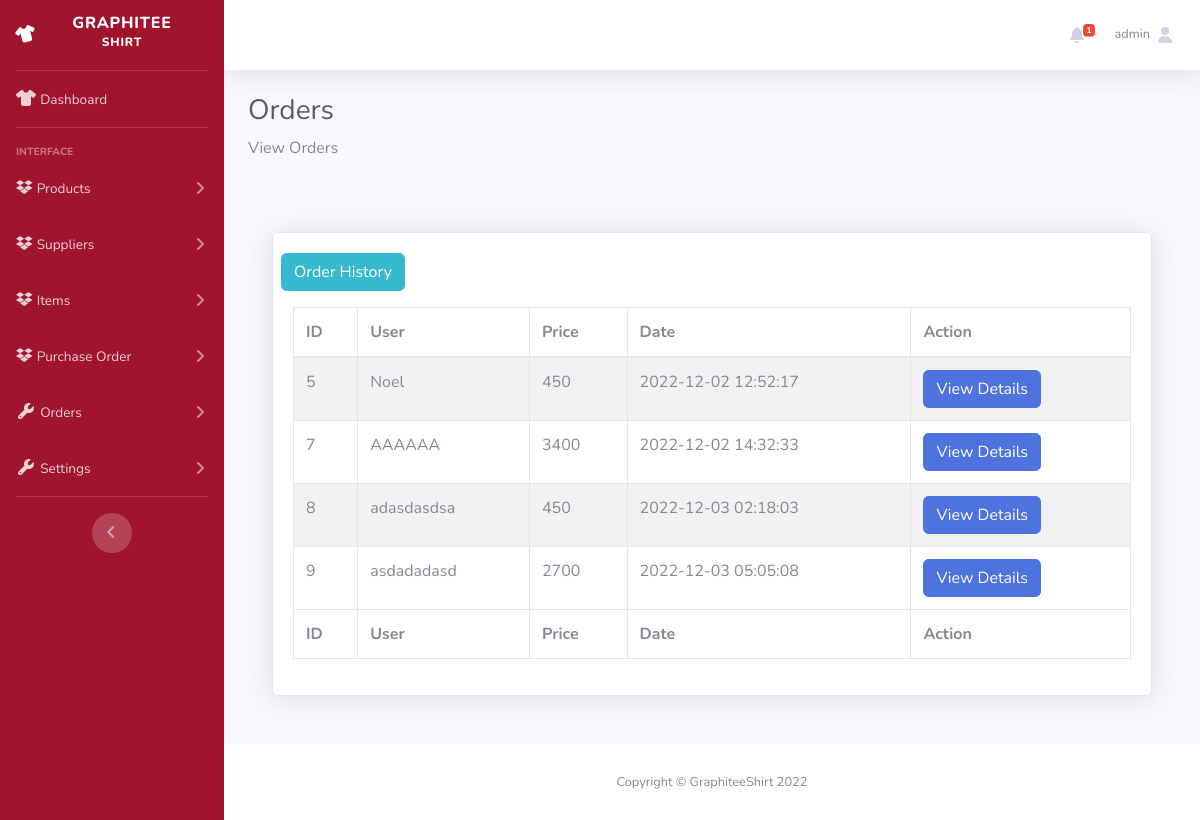
Page /orders.php (signed in) on the earlier database version.
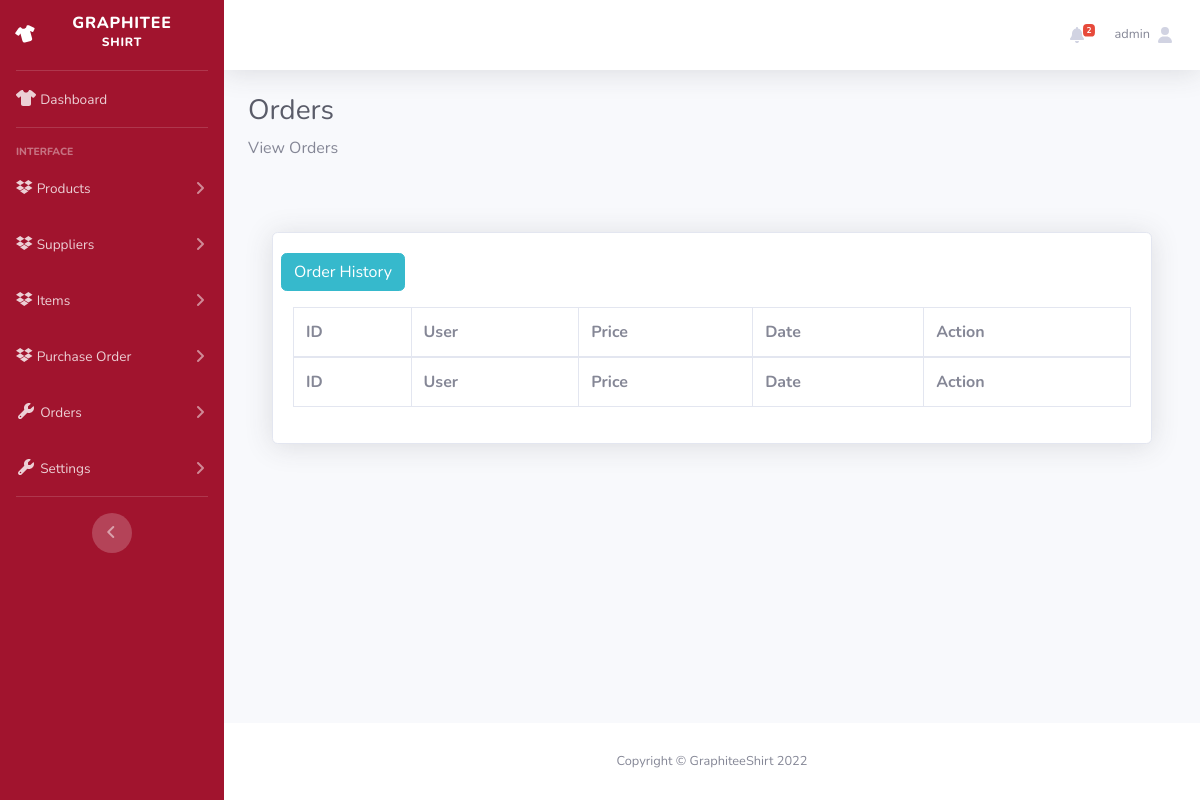
Same page on the later database version.
### tables this page shows
CREATE TABLE `orders` (
  `id` int(11) NOT NULL,
  `tracking_id` varchar(255) NOT NULL,
  `user_id` int(255) NOT NULL,
  `name` varchar(255) NOT NULL,
  `email` varchar(255) NOT NULL,
  `phone` varchar(255) NOT NULL,
  `address` mediumtext NOT NULL,
  `pincode` int(255) NOT NULL,
  `total_price` int(255) NOT NULL,
  `payment_mode` varchar(255) NOT NULL,
  `payment_id` varchar(255) DEFAULT NULL,
  `status` tinyint(4) NOT NULL DEFAULT 0,
  `comments` varchar(255) DEFAULT NULL,
  `proof_of_payment` varchar(250) DEFAULT NULL,
  `created_at` timestamp NOT NULL DEFAULT current_timestamp()
);

### classes/connectiondb.php (called while the page is built, shortened)
<?php
class connection
{
    protected function connect()
    {
        try {
            $servername = "localhost";
            $username = "root";
            $password = "";
            $conn = new PDO("mysql:host=$servername;dbname=ooplogin", $username, $password);
            $conn->setAttribute(PDO::ATTR_ERRMODE, PDO::ERRMODE_EXCEPTION);
            return $conn;
        } catch (PDOException $e) {
            echo "Connection failed: " . $e->getMessage();
            die();
        }
    }
}

### classes/viewproductModel.php (called while the page is built, shortened)
<?php
class viewproducts extends connection
{
    function getAllQuantity($table)
    {
        $sql = "SELECT * FROM $table WHERE quantity < 5";
        $stmt = $this->connect()->prepare($sql);
        $stmt->execute();
        return $stmt;
    }
    function getAllOrders()
    {
        $sql = "SELECT * FROM orders WHERE status='0'";
        $stmt = $this->connect()->prepare($sql);
        $stmt->execute();
        return $stmt;
    }
}

### orders.php (the view, shortened to what the changed rows need)
<?php
if (!isset($_SESSION["userid"])) {
    $style = "style='display:none;'";
    $toggle = "";
} else {
    include "classes/connectiondb.php";
    include "classes/viewproductModel.php";
}
?>
<!DOCTYPE html>
<html lang="en">
<head>
    <link href="vendors/fontawesome-free/css/all.min.css" rel="stylesheet" type="text/css">
    <link href="dashboard/css/sb-admin-2.min.css" rel="stylesheet">
    <link href="vendors/datatables/dataTables.bootstrap4.min.css" rel="stylesheet">
    <link rel="stylesheet" href="https://cdnjs.cloudflare.com/ajax/libs/font-awesome/6.1.2/css/all.min.css">
    <link rel="stylesheet" href="styles/viewProduct.css">
</head>
<body id="page-top">
    <div id="wrapper">
        <div id="content-wrapper" class="d-flex flex-column">
            <div id="content">
                <nav class="navbar navbar-expand navbar-light bg-white topbar mb-4 static-top shadow">
                    <ul class="navbar-nav ml-auto">
                        <?php
                        $views = new viewproducts();
                        $prods = $views->getAllQuantity("products");
                        $low = $prods->rowCount();
                        if ($low == 0) {
                            $none = "style='display:none;'";
                        } else {
                            $none = "";
                            $shake = "fa-shake";
                        }
                        ?>
                        <li class="nav-item dropdown no-arrow mx-1">
                            <a class="nav-link dropdown-toggle" href="#" id="alertsDropdown" role="button" data-toggle="dropdown" aria-haspopup="true" aria-expanded="false">
                                <i class="fas fa-bell fa-fw <?php echo $shake ?>"></i>
                                <span <?php echo $none ?> class="badge badge-danger badge-counter"> <?php echo $low ?> </span>
                            </a>
                        </li>
                    </ul>
                </nav>
                <div class="container-fluid">
                    <h1 class="h3 mb-2 text-gray-800">Orders</h1>
                    <div class="py-5">
                        <div class="container">
                            <div class="card card-body shadow">
                                <div class="row">
                                    <div class="col-md-12">
                                        <table id="dataTable" class="table table-bordered table-striped">
                                            <thead>
                                                <tr>
                                                    <th>ID</th>
                                                    <th>User</th>
                                                    <th>Price</th>
                                                    <th>Date</th>
                                                    <th>Action</th>
                                                </tr>
                                            </thead>
                                            <tbody>
                                                <?php
                                                $order = new viewproducts();
                                                $orderData = $order->getAllOrders();
                                                if ($orderData->rowCount() > 0) {
                                                    foreach ($orderData as $items) {
                                                ?>
                                                        <tr>
                                                            <td> <?= $items['id']; ?> </td>
                                                            <td> <?= $items['name']; ?> </td>
                                                            <td> <?= $items['total_price']; ?> </td>
                                                            <td> <?= $items['created_at']; ?> </td>
                                                            <td>
                                                                <a href="view-orderAdmin.php?t=<?= $items['tracking_id']; ?> " class="btn btn-primary "> View Details </a>
                                                            </td>
                                                        </tr>
                                                    <?php
                                                    }
                                                } else {
                                                    ?>
                                                <?php
                                                }
                                                ?>
                                            </tbody>
                                            <tfoot>
                                                <tr>
                                                    <th>ID</th>
                                                    <th>User</th>
                                                    <th>Price</th>
                                                    <th>Date</th>
                                                    <th>Action</th>
                                                </tr>
                                            </tfoot>
                                        </table>
                                    </div>
                                </div>
                            </div>
                        </div>
                    </div>
                </div>
            </div>
        </div>
    </div>
</body>
</html>

Differences in the rows shown:
removed orders: id "5", name "Noel", total_price "450", created_at "2022-12-02 12:52:17"
removed orders: id "7", name "AAAAAA", total_price "3400", created_at "2022-12-02 14:32:33"
removed orders: id "8", name "adasdasdsa", total_price "450", created_at "2022-12-03 02:18:03"
removed orders: id "9", name "asdadadasd", total_price "2700", created_at "2022-12-03 05:05:08"
Other differences:
$low: "1" → "2"
